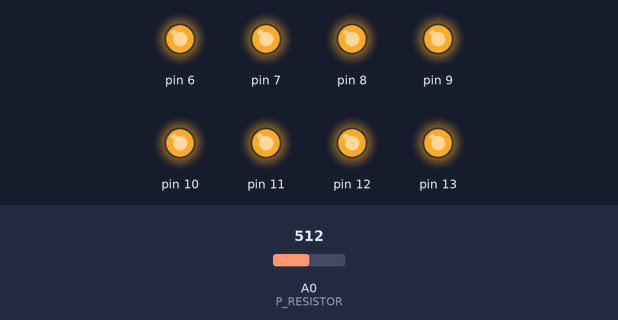
Bench run of a sketch on a simulated Arduino Uno, built with avr-gcc and run on an emulated ATmega328P. Shown: output pins drawn as LEDs (lit = HIGH). Inputs (shaded band) come from the test bench; at power-on: A0 (P_RESISTOR) = 512.

Above: at 1.2 s.
1.3 s: A0 (P_RESISTOR) set to 266
2.8 s: A0 (P_RESISTOR) set to 242
At 4.0 s:
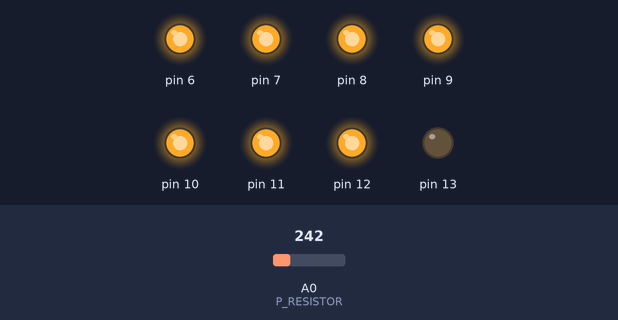
4.3 s: A0 (P_RESISTOR) set to 230
5.8 s: A0 (P_RESISTOR) set to 205
At 6.3 s:
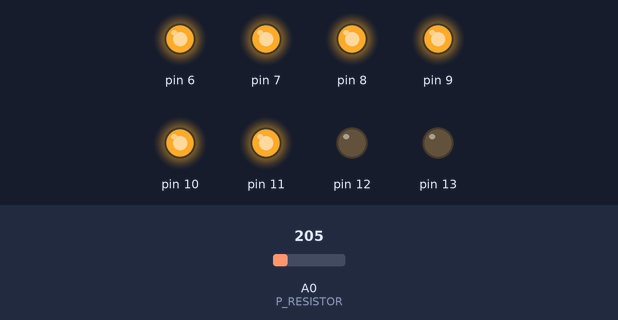
7.3 s: A0 (P_RESISTOR) set to 173
At 8.5 s:
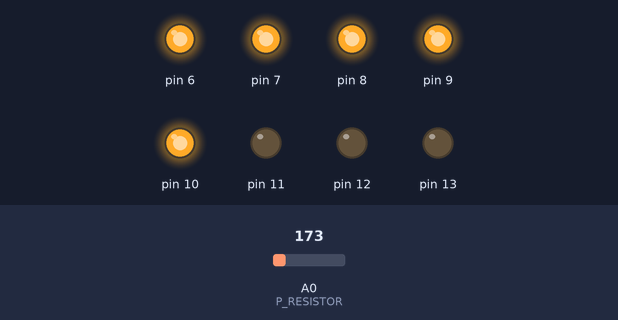
8.8 s: A0 (P_RESISTOR) set to 265
At 9.8 s:
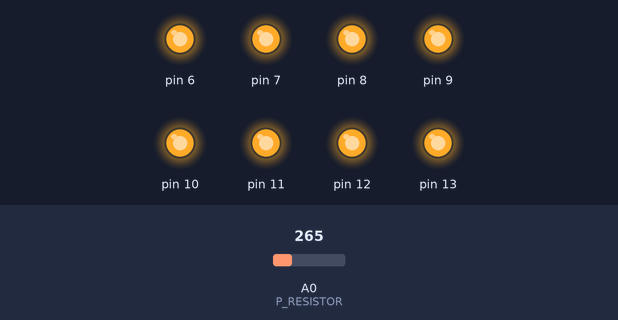
Timing chart, 0 to 11.3 s (numbered marks = the images above; inputs shaded):
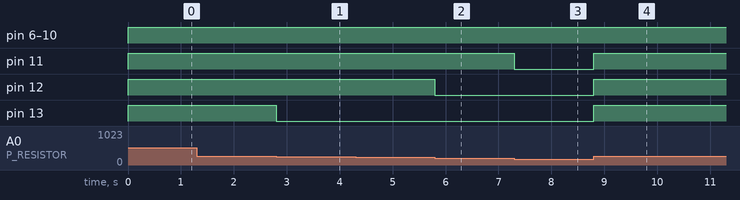

Measured:
- the behaviour switches between 255 and 254 on A0 (P_RESISTOR) (found by bisection; images 0 and 1)
- the behaviour switches between 219 and 218 on A0 (P_RESISTOR) (found by bisection; images 1 and 2)
- the behaviour switches between 183 and 182 on A0 (P_RESISTOR) (found by bisection; images 2 and 3)
- after the input at 1.3 s, every drawn part: stays the same
- after the input at 2.8 s, pin 13: HIGH → LOW at once
- after the input at 4.3 s, every drawn part: stays the same
- after the input at 5.8 s, pin 12: HIGH → LOW at once
- after the input at 7.3 s, pin 11: HIGH → LOW at once
- after the input at 8.8 s, pin 11–13: LOW → HIGH at once

The sketch:

sketch.ino
```cpp
const int LED_START      = 6;
const int LED_END        = 13;
const int P_RESISTOR     = A0;
const int P_RESISTOR_MIN = 0;
const int P_RESISTOR_MAX = 255;

int sensVal  = 0;
int ledLimit = LED_START;

void setup() {
  pinMode(P_RESISTOR, INPUT);
  for (int led = LED_START; led <= LED_END; led++){ pinMode(led, OUTPUT); }
}

void loop() {

  sensVal = constrain(analogRead(P_RESISTOR), P_RESISTOR_MIN, P_RESISTOR_MAX);
  ledLimit = map(sensVal, P_RESISTOR_MIN, P_RESISTOR_MAX, LED_START, LED_END);

  for (int led = LED_START; led <= LED_END; led++){
    digitalWrite(led, led <= ledLimit ? HIGH : LOW);
  }

}
```
